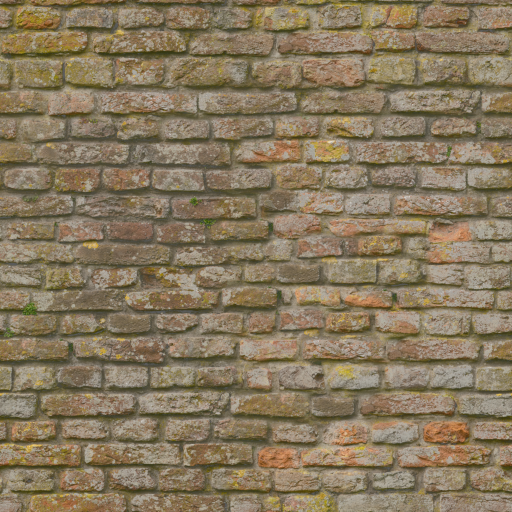
#> input picture textures/polyhaven/castle_brick_01_color.png, 1024 x 1024 px, given in place of ep_grass_color.png, which was not available (shown at 1/2 size)
$ python make_epilogue_ground.py
#> lines starting #> are read from the running program, lines starting #| are printed output that depends on the picture; pictures that were not available may be replaced by others from this repository, and a replacement may not be noted
# Epilogue ground variants (EpGrass / EpPath / EpRock) from Poly Haven CC0 sets in polyhaven/:
# leafy_grass -> ep_grass, rocky_trail_02 -> ep_path, rock_face_03 -> ep_rock (downloaded 1k, 8-bit RGB).
# Run once on the fresh downloads (it grades in place). Grades the color maps: grass pulled green (the raw scan is half dead leaves), rock pulled toward grey.
from PIL import Image
import numpy as np

def load(n):
#> called with n = 'ep_grass'
    return np.asarray(Image.open(f"polyhaven/{n}_color.png").convert("RGB")).astype(np.float32) / 255

def save(a, n):
    Image.fromarray((a.clip(0, 1) * 255).astype(np.uint8)).save(f"polyhaven/{n}_color.png")

g = load("ep_grass")
lum = g @ np.array([0.3, 0.59, 0.11], np.float32)
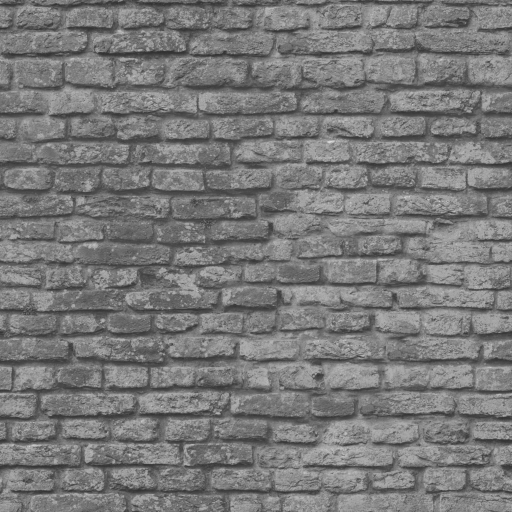
#> lum: shape (1024, 1024) float32 (shown at 1/2 size); min 0.186, max 0.878, mean 0.477
green = lum[..., None] * np.array([0.62, 1.05, 0.45], np.float32) * 1.15
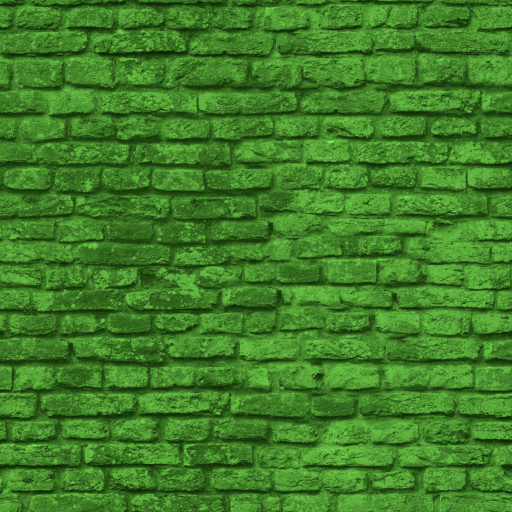
#> green: shape (1024, 1024, 3) float32 (shown at 1/2 size); mean of channels 0, 1, 2 0.34, 0.576, 0.247; drawn with min black and max white
save(g * 0.3 + green * 0.7, "ep_grass")
#> in save, `Image.fromarray((a.clip(0, 1) * 255).astype(np.uint8)).save(f"polyhave..`:
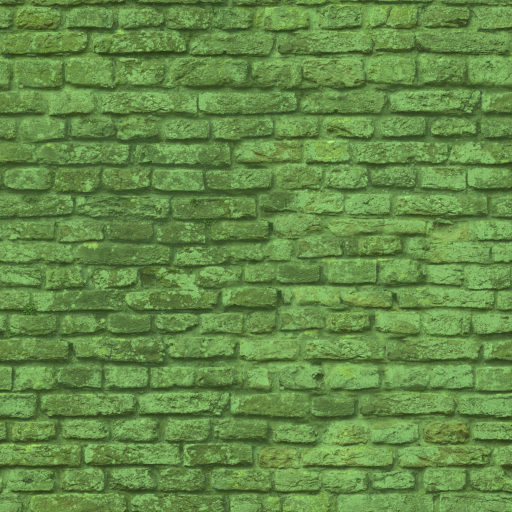
#> saved as ep_grass_color.png: PIL image 1024x1024 RGB (shown at 1/2 size); mean R, G, B 100.8, 138.3, 71.6

r = load("ep_rock")
#> call 2 of load, with n = 'ep_rock'
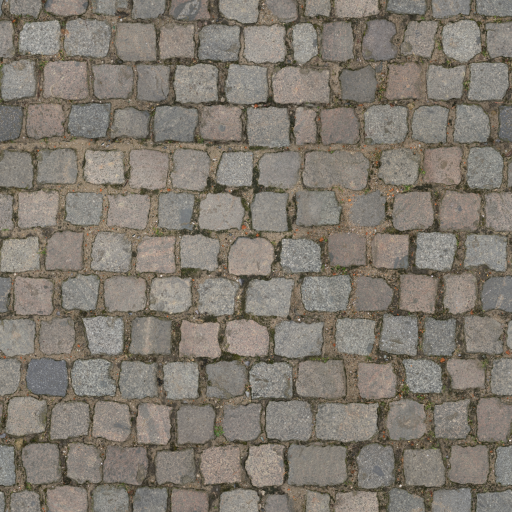
#> input picture textures/polyhaven/castle_floor_color.png, 1024 x 1024 px, given in place of ep_rock_color.png, which was not available (shown at 1/2 size)
lum = r @ np.array([0.3, 0.59, 0.11], np.float32)
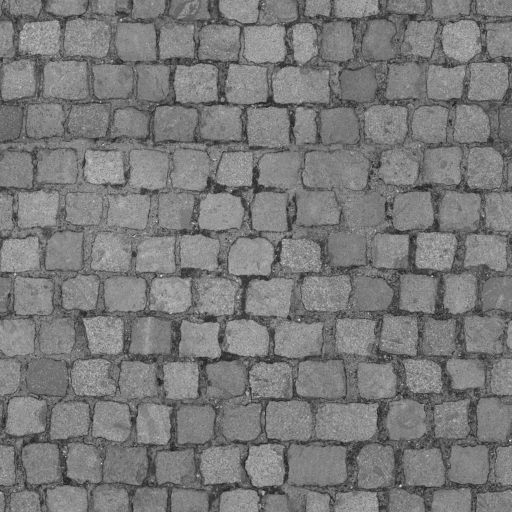
#> lum: shape (1024, 1024) float32 (shown at 1/2 size); min 0.0988, max 0.936, mean 0.479
grey = lum[..., None] * np.array([0.98, 0.96, 0.94], np.float32)
save(r * 0.35 + grey * 0.65, "ep_rock")

# the trail scan is red-brown and read maroon under the warm lanterns (red = danger): pull it to a grey-brown dirt
p = load("ep_path")
lum = p @ np.array([0.3, 0.59, 0.11], np.float32)
dirt = lum[..., None] * np.array([1.0, 0.95, 0.86], np.float32)
save(p * 0.25 + dirt * 0.75, "ep_path")
